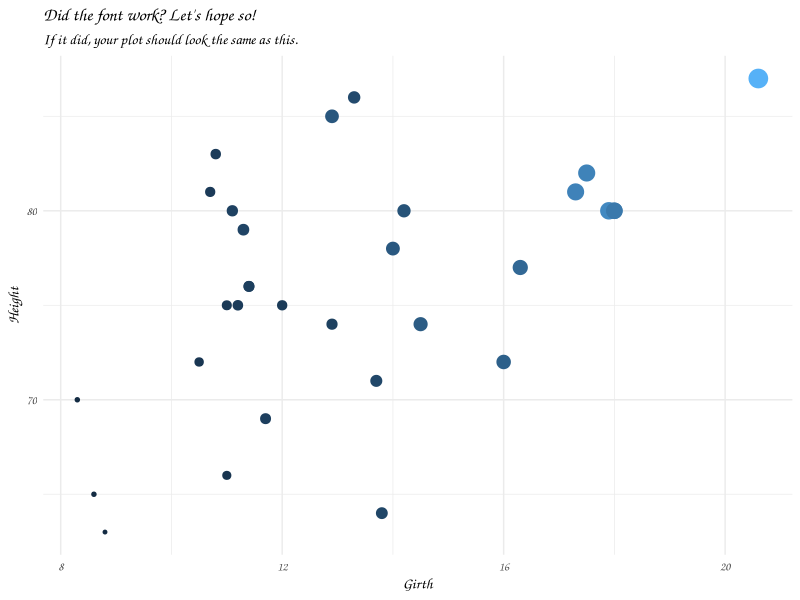

Generate this figure with R: (Note: this script raises an error after producing the figure.)
## ---- chunk 1
knitr::opts_chunk$set(echo = TRUE,
                      dev = "ragg_png",
                      dpi = 400)
## ---- chunk 2
library(ggplot2)

trees |>
  ggplot(aes(x = Girth, 
             y = Height,
             size = Volume,
             colour = Volume)) +
  geom_point() +
  labs(title = "Did the font work? Let's hope so!",
       subtitle = "If it did, your plot should look the same as this.") +
  theme_minimal() +
  theme(text = element_text(family = "Comic Sans MS"),
        legend.position = "none")
## ---- chunk 3
systemfonts::register_variant(name = "Karla Medium", family = "Karla", weight = "semibold")

trees |>
  ggplot(aes(x = Girth, 
             y = Height,
             size = Volume,
             colour = Volume)) +
  geom_point() +
  labs(title = "Did the font work? Let's hope so!",
       subtitle = "The letters are thicker this time") +
  theme_minimal() +
  theme(text = element_text(family = "Karla Medium"),
        legend.position = "none")
